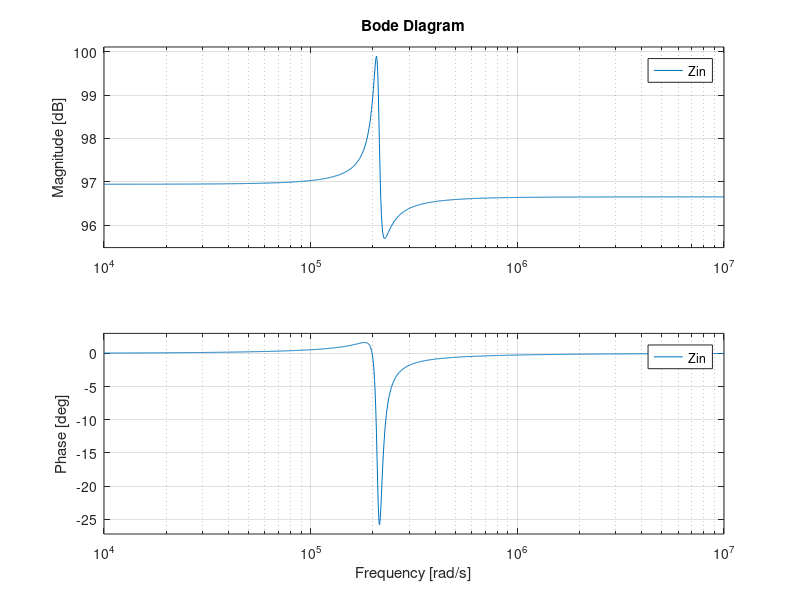

Write the MATLAB code that produced this figure.
% Formulas para graficos %
clc;
s = tf('s');

R1 = 2.28e3;
K = 0.162;
C = 680e-12;
a = 0.033;
R2 = 20.5e3;

H1 = (1/(1-K))*(a*s/(C*R1))/((s^2) + s*(2/(C*R2))*(1-(R2*K/(2*R1*(1-K)))) + (1/((C^2)*R1*R2)));

R1 = 1.39e3;
K = 0.165;
C = 1e-9;
a = 0.033;
R2 = 12.6e3;

H2 = (1/(1-K))*(a*s/(C*R1))/((s^2) + s*(2/(C*R2))*(1-(R2*K/(2*R1*(1-K)))) + (1/((C^2)*R1*R2)));

% Esta es la transferencia %
H = H1*H2;
%%% 

K = 0.162;
C = 680e-12;
R2 = 20.5e3;

% Esta es la Zin % 
Zin = 68000/(1 - H1*(((1-K)/(s*C*R2)) + K));
bode(Zin)
%%%
